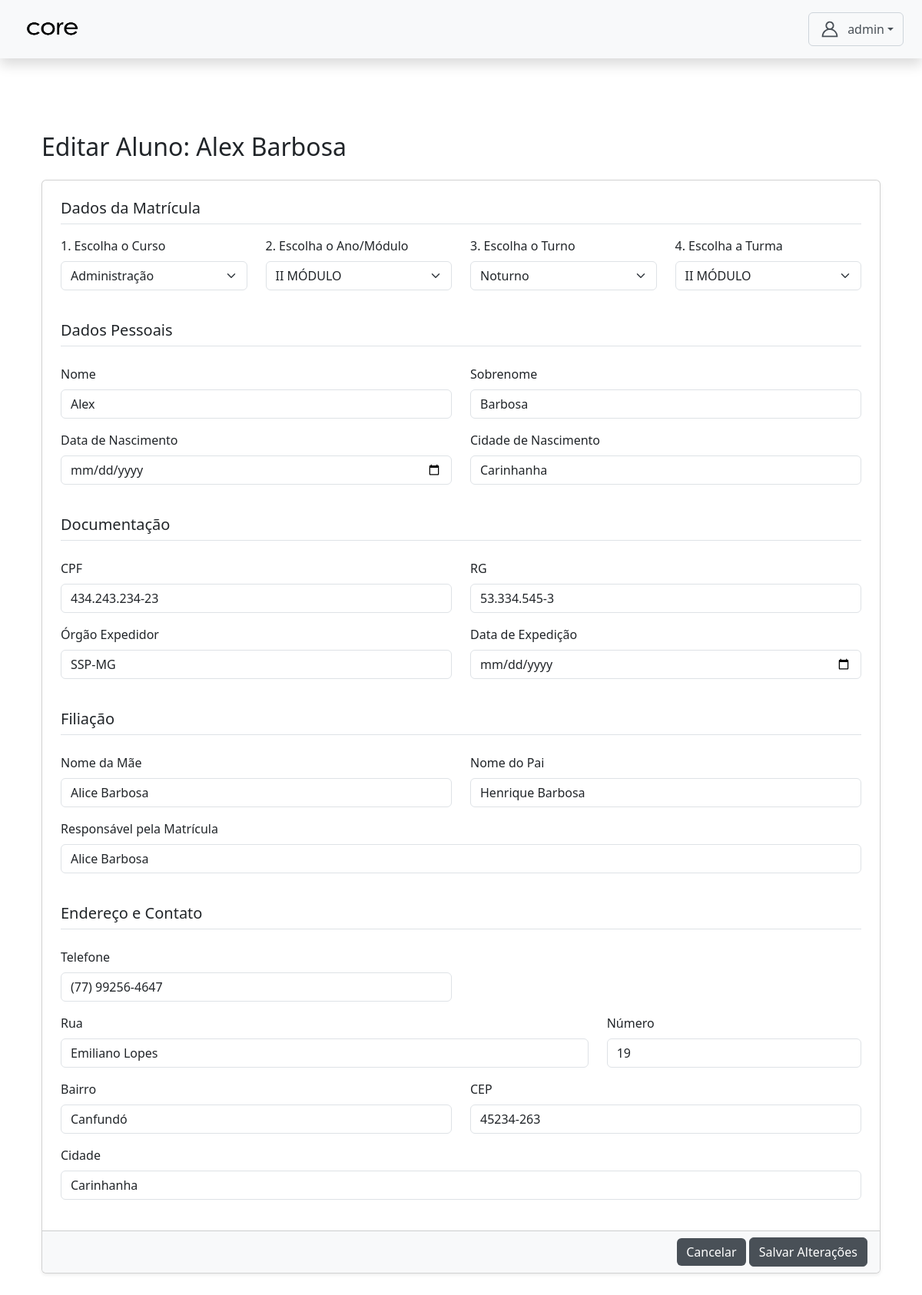
Page /autenticacao/admin/aluno_crud/alunos/13/editar/ (signed in) on the committed database.
### core/models.py (models this page shows, shortened)
class CustomUser(AbstractUser):
    TIPO_CHOICES = (
        ('admin', 'Admin'),
        ('professor', 'Professor'),
        ('aluno', 'Aluno'),
        ('servidor', 'Servidor'),
        ('direcao', 'Direção'), # <-- 'direcao' está correto
    )
    EIXO_CHOICES = (
        ('SAUDE', 'Eixo da Saúde'),
        ('GESTAO', 'Eixo de Gestão'),
    )
    tipo = models.CharField(max_length=10, choices=TIPO_CHOICES, default='admin')
    eixo = models.CharField(
        max_length=10,
        choices=EIXO_CHOICES,
        null=True,
        blank=True,
        help_text="Eixo ao qual o servidor pertence."
    )
    data_nascimento = models.DateField(null=True, blank=True)
    cpf = models.CharField(max_length=14, unique=True, null=True, blank=True)
    rg = models.CharField(max_length=12, unique=True, null=True, blank=True)
    orgao = models.CharField(max_length=10, null=True, blank=True)
    data_expedicao = models.DateField(null=True, blank=True)
    cidade_nascimento = models.CharField(max_length=100, null=True, blank=True)
    numero_matricula = models.CharField(max_length=20, unique=True, blank=True, null=True)
    nome_pai = models.CharField(max_length=150, blank=True, null=True)
    nome_mae = models.CharField(max_length=150, blank=True, null=True)
    responsavel_matricula = models.CharField(max_length=150, blank=True, null=True)
    endereco_rua = models.CharField(max_length=150, blank=True, null=True)
    endereco_numero = models.CharField(max_length=10, blank=True, null=True)
    endereco_bairro = models.CharField(max_length=100, blank=True, null=True)
    endereco_cidade = models.CharField(max_length=100, blank=True, null=True)
    endereco_cep = models.CharField(max_length=9, blank=True, null=True)
    telefone = models.CharField(max_length=15, blank=True, null=True)
    senha_temporaria = models.BooleanField(default=False)

class Turma(models.Model):
    ANO_MODULO_CHOICES = [
        ('1º ANO', '1º ANO'),
        ('2º ANO', '2º ANO'),
        ('3º ANO', '3º ANO'),
        ('I MÓDULO', 'I MÓDULO'),
        ('II MÓDULO', 'II MÓDULO'),
        ('III MÓDULO', 'III MÓDULO'),
        ('IV MÓDULO', 'IV MÓDULO'),
        ('V MÓDULO', 'V MÓDULO'),
        ('VI MÓDULO', 'VI MÓDULO'),
    ]
    TURNO_CHOICES = [
        ('matutino', 'Matutino'),
        ('vespertino', 'Vespertino'),
        ('noturno', 'Noturno'),
    ]
    curso = models.ForeignKey(Curso, on_delete=models.CASCADE)
    ano_modulo = models.CharField(max_length=20, choices=ANO_MODULO_CHOICES)
    turno = models.CharField(max_length=20, choices=TURNO_CHOICES)
    turma = models.CharField(max_length=10, blank=True, null=True, help_text="Ex: M1, V2 ou deixe vazio se for módulo noturno.")
    modalidade = models.CharField(max_length=50, blank=True, null=True)
    sala = models.CharField(max_length=20, blank=True, null=True)
    class Meta:
        unique_together = ('curso', 'ano_modulo', 'turno', 'turma', 'modalidade')
    @property
    def nome_curto(self):
        return self.turma or self.ano_modulo

### autenticacao/views.py (the view)
# urls.py: path('admin/aluno_crud/alunos/<int:aluno_id>/editar/', views.editar_aluno, name='editar_aluno'),
@login_required
@role_required('admin')
def editar_aluno(request, aluno_id):
    aluno = get_object_or_404(CustomUser, id=aluno_id, tipo='aluno')
    if request.method == 'POST':
        curso_id = request.POST.get('curso')
        ano_modulo = request.POST.get('ano_modulo')
        turno = request.POST.get('turno')
        print("="*40)
        print("🧾 DADOS RECEBIDOS NO POST (Editar Aluno):")
        print(f"Curso ID: {curso_id}")
        print(f"Ano/Módulo: {ano_modulo}")
        print(f"Turno: {turno}")
        print(f"Turma ID: {request.POST.get('turma')}")
        print("="*40)
        form = AlunoCreateForm(request.POST, instance=aluno)
        turmas_queryset = Turma.objects.all()
        if curso_id:
            turmas_queryset = turmas_queryset.filter(curso_id=curso_id)
        if ano_modulo:
            turmas_queryset = turmas_queryset.filter(ano_modulo=ano_modulo)
        if turno:
            turmas_queryset = turmas_queryset.filter(turno=turno)
        form.fields['turma'].queryset = turmas_queryset
        form.fields['turno'].choices = [
            (valor, label) for valor, label in Turma.TURNO_CHOICES
            if valor in turmas_queryset.values_list('turno', flat=True)
        ]
        if form.is_valid():
            form.save()
            messages.success(request, "Aluno atualizado com sucesso.")
            return redirect('gerenciar_alunos')
        else:
            print("\n⚠️ ERROS DE VALIDAÇÃO:")
            print(form.errors.as_json())
            print("-" * 40)
            messages.error(request, "Erro ao salvar. Verifique os campos.")
    else:
        form = AlunoCreateForm(instance=aluno)
        if hasattr(aluno, 'alunoturma_set') and aluno.alunoturma_set.exists():
            turma_atual = aluno.alunoturma_set.first().turma
            turmas_queryset = Turma.objects.filter(
                curso=turma_atual.curso,
                ano_modulo=turma_atual.ano_modulo,
                turno=turma_atual.turno
            )
            form.fields['turma'].queryset = turmas_queryset
            form.fields['turno'].choices = [
                (turma_atual.turno, turma_atual.get_turno_display())
            ]
    context = {
        'form': form,
        'aluno': aluno
    }
    return render(request, 'admin/aluno_crud/editar_aluno.html', context)

### core/models.py (called while the page is built)
    def __str__(self):
        return self.nome

### templates/admin/aluno_crud/editar_aluno.html (shortened to what this page needs)
{% extends 'base4.html' %}
{% load static %}
{% load widget_tweaks %}
{% block content %}
<div class="container mt-5">
    <h2 class="mb-4">Editar Aluno: {{ aluno.first_name }} {{ aluno.last_name }}</h2>
    <form method="post">
        <div class="card shadow-sm">
            <div class="card-body p-4">
                <h5 class="card-title mb-3 border-bottom pb-2">Dados da Matrícula</h5>
                <div class="row">
                    <div class="col-md-6 col-lg-3 mb-3">
                        <label class="form-label">{{ form.curso.label }}</label>
                        {{ form.curso|add_class:"form-select" }}
                    </div>
                    <div class="col-md-6 col-lg-3 mb-3">
                        <label class="form-label">{{ form.ano_modulo.label }}</label>
                        {{ form.ano_modulo|add_class:"form-select" }}
                    </div>
                    <div class="col-md-6 col-lg-3 mb-3">
                        <label class="form-label">{{ form.turno.label }}</label>
                        {{ form.turno|add_class:"form-select" }}
                    </div>
                    <div class="col-md-6 col-lg-3 mb-3">
                        <label class="form-label">{{ form.turma.label }}</label>
                        {{ form.turma|add_class:"form-select" }}
                    </div>
                </div>
                <h5 class="card-title my-4 border-bottom pb-2">Dados Pessoais</h5>
                <div class="row">
                    <div class="col-md-6 mb-3">
                        <label class="form-label">Nome</label>
                        {{ form.first_name|add_class:"form-control" }}
                    </div>
                    <div class="col-md-6 mb-3">
                        <label class="form-label">Sobrenome</label>
                        {{ form.last_name|add_class:"form-control" }}
                    </div>
                    <div class="col-md-6 mb-3">
                        <label class="form-label">Data de Nascimento</label>
                        {{ form.data_nascimento|add_class:"form-control"|attr:"type:date" }}
                    </div>
                    <div class="col-md-6 mb-3">
                        <label class="form-label">Cidade de Nascimento</label>
                        {{ form.cidade_nascimento|add_class:"form-control" }}
                    </div>
                </div>
                <h5 class="card-title my-4 border-bottom pb-2">Documentação</h5>
                <div class="row">
                    <div class="col-md-6 mb-3">
                        <label class="form-label">CPF</label>
                        {{ form.cpf|add_class:"form-control"|attr:"data-mask:000.000.000-00" }}
                    </div>
                    <div class="col-md-6 mb-3">
                        <label class="form-label">RG</label>
                        {{ form.rg|add_class:"form-control" }}
                    </div>
                    <div class="col-md-6 mb-3">
                        <label class="form-label">Órgão Expedidor</label>
                        {{ form.orgao|add_class:"form-control" }}
                    </div>
                    <div class="col-md-6 mb-3">
                        <label class="form-label">Data de Expedição</label>
                        {{ form.data_expedicao|add_class:"form-control"|attr:"type:date" }}
                    </div>
                </div>
                <h5 class="card-title my-4 border-bottom pb-2">Filiação</h5>
                <div class="row">
                    <div class="col-md-6 mb-3">
                        <label class="form-label">Nome da Mãe</label>
                        {{ form.nome_mae|add_class:"form-control" }}
                    </div>
                    <div class="col-md-6 mb-3">
                        <label class="form-label">Nome do Pai</label>
                        {{ form.nome_pai|add_class:"form-control" }}
                    </div>
                    <div class="col-md-12 mb-3">
                        <label class="form-label">Responsável pela Matrícula</label>
                        {{ form.responsavel_matricula|add_class:"form-control" }}
                    </div>
                </div>
                <h5 class="card-title my-4 border-bottom pb-2">Endereço e Contato</h5>
                <div class="row">
                    <div class="col-md-6 mb-3">
                        <label class="form-label">Telefone</label>
                        {{ form.telefone|add_class:"form-control"|attr:"data-mask:(00) 9999[9]-9999" }}
                    </div>
                    <div class="col-md-8 mb-3">
                        <label class="form-label">Rua</label>
                        {{ form.endereco_rua|add_class:"form-control" }}
                    </div>
                    <div class="col-md-4 mb-3">
                        <label class="form-label">Número</label>
                        {{ form.endereco_numero|add_class:"form-control" }}
                    </div>
                    <div class="col-md-6 mb-3">
                        <label class="form-label">Bairro</label>
                        {{ form.endereco_bairro|add_class:"form-control" }}
                    </div>
                    <div class="col-md-6 mb-3">
                        <label class="form-label">CEP</label>
                        {{ form.endereco_cep|add_class:"form-control"|attr:"data-mask:99999-999" }}
                    </div>
                    <div class="col-md-12 mb-3">
                        <label class="form-label">Cidade</label>
                        {{ form.endereco_cidade|add_class:"form-control" }}
                    </div>
                </div>
            </div>
            <div class="card-footer bg-light text-end">
                <a href="{% url 'gerenciar_alunos' %}" class="btn btn-secondary">Cancelar</a>
                <button type="submit" class="btn btn-primary">Salvar Alterações</button>
            </div>
        </div>
    </form>
</div>
{% endblock content %}

### templates/base4.html (shortened to what this page needs)
{% load static %}
<!DOCTYPE html>
<html lang="pt-br">
<head>
  <link rel="stylesheet" href="{% static 'css/bootstrap.min.css' %}" />
  <link rel="stylesheet" href="{% static 'css/style.css' %}" />
</head>
<body>
  <nav class="navbar navbar-light bg-light justify-content-between px-4 py-3 shadow">
    <span class="navbar-brand mb-0 h1">
      <img src="{%static 'assets/icon/core3.png'%}" width='100%' height='30px' class="me-2">
    </span>
    <div class="d-flex align-items-center">
      <div class="dropdown">
        <button class="btn btn-outline-secondary dropdown-toggle d-flex align-items-center" type="button" data-bs-toggle="dropdown">
        <span>{{ request.user.get_full_name|default:request.user.username }}</span>
      </button>
    </div>
  </div>
</nav>
  <main class="container py-5">
    {% block content %}
    {% endblock content %}
  </main>
</body>
</html>

### static/css/style.css (style rules this page uses)
:root { --bs-secondary: #495057; --bs-link-color: #495057; --bs-link-hover-color: #495057; --bs-code-color: #495057; --bs-primary-rgb: 180, 195, 205; --bs-dark-rgb: 73, 80, 87; --bs-danger-rgb: 188, 208, 199; --bs-info-rgb: 220, 53, 69; --bs-warning-rgb: 220, 53, 69; --bs-secondary-rgb: 73, 80, 87; --bs-black-rgb: 33, 37, 41; --bs-body-bg-rgb: 255, 106, 0; }
.btn-outline-secondary { --bs-btn-color: #495057; --bs-btn-border-color: #ced4da; --bs-btn-hover-color: #fff; --bs-btn-hover-bg: #495057; --bs-btn-hover-border-color: #495057; --bs-btn-focus-shadow-rgb: 206, 212, 218; --bs-btn-active-color: #fff; --bs-btn-active-bg: #495057; --bs-btn-active-border-color: #495057; --bs-btn-active-shadow: inset 0 3px 5px rgba(0, 0, 0, 0.125); --bs-btn-disabled-color: #495057; --bs-btn-disabled-bg: transparent; --bs-btn-disabled-border-color: #495057; --bs-gradient: none; }
.btn-secondary { --bs-btn-color: #fff; --bs-btn-bg: #495057; --bs-btn-border-color: #ff6495057a00; --bs-btn-hover-color: #fff; --bs-btn-hover-bg: #495057; --bs-btn-hover-border-color: #495057; --bs-btn-focus-shadow-rgb: 206, 212, 218; --bs-btn-active-color: #fff; --bs-btn-active-bg: #495057; --bs-btn-active-border-color: #495057; --bs-btn-active-shadow: inset 0 3px 5px rgba(0, 0, 0, 0.125); --bs-btn-disabled-color: #fff; --bs-btn-disabled-bg: #495057; --bs-btn-disabled-border-color: #495057; }
.btn-primary { --bs-btn-color: #fff; --bs-btn-bg: #495057; --bs-btn-border-color: #495057; --bs-btn-hover-color: #fff; --bs-btn-hover-bg: #495057; --bs-btn-hover-border-color: #495057; --bs-btn-focus-shadow-rgb: 206, 212, 218; --bs-btn-active-color: #fff; --bs-btn-active-bg: #495057; --bs-btn-active-border-color: #495057; --bs-btn-active-shadow: inset 0 3px 5px rgba(0, 0, 0, 0.125); --bs-btn-disabled-color: #fff; --bs-btn-disabled-bg: #495057; --bs-btn-disabled-border-color: #495057; }

### rows in the picture
CustomUser: user.get_full_name "admin"
CustomUser: first_name "Alex", last_name "Barbosa", cidade_nascimento "Carinhanha", cpf "434.243.234-23", rg "53.334.545-3", orgao "SSP-MG", nome_mae "Alice Barbosa", nome_pai "Henrique Barbosa", responsavel_matricula "Alice Barbosa", telefone "(77) 99256-4647", endereco_rua "Emiliano Lopes", endereco_numero "19", endereco_bairro "Canfundó", endereco_cep "45234-263", endereco_cidade "Carinhanha"
Turma: turno "Noturno"
Turma: turma "II MÓDULO"
